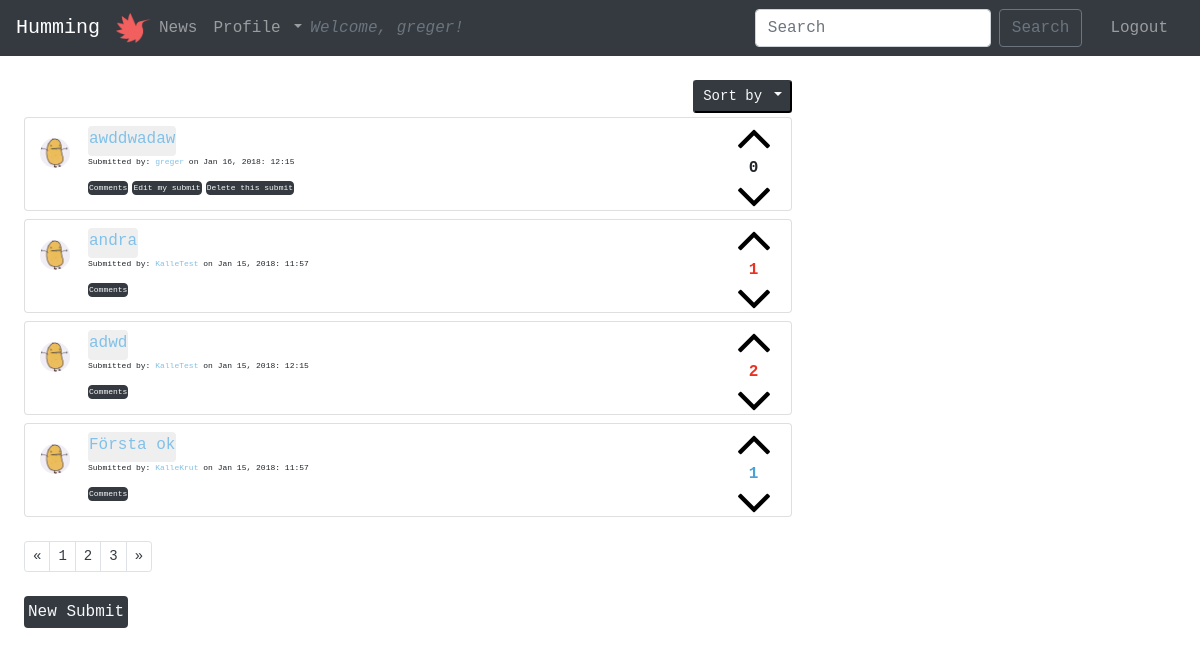
Page /php/sort/alphabetic.php (signed in) on the committed database.
### tables this page shows
CREATE TABLE "users" (
	`userID`	INTEGER PRIMARY KEY AUTOINCREMENT,
	`username`	VARCHAR NOT NULL UNIQUE,
	`email`	VARCHAR NOT NULL UNIQUE,
	`password`	VARCHAR NOT NULL,
	`bio`	VARCHAR,
	`picture`	VARCHAR
);

CREATE TABLE "posts" (
	`title`	TEXT NOT NULL,
	`description`	TEXT NOT NULL,
	`url`	TEXT,
	`postID`	INTEGER NOT NULL PRIMARY KEY AUTOINCREMENT UNIQUE,
	`postdate`	INTEGER,
	`userID`	INTEGER,
	`voteDir`	INTEGER
);

### php/functions.php (called while the page is built, shortened)
<?php
function posts($pdo) {
  $allPosts = "SELECT *
               FROM posts
               LEFT JOIN users
               ON posts.userID=users.userID
               ORDER BY postID DESC";
  $statement = $pdo->prepare($allPosts);
  $statement->execute();
  $resultPosts = $statement->fetchAll(PDO::FETCH_ASSOC);
  return $resultPosts;
}
function postsAlphabetic($pdo) {
  $alphabetic =  "SELECT * FROM posts
                  LEFT JOIN users
                  ON posts.userID=users.userID
                  ORDER BY title DESC";
  $statement = $pdo->prepare($alphabetic);
  $statement->execute();
  $resultAlphabetic = $statement->fetchAll(PDO::FETCH_ASSOC);
  return $resultAlphabetic;
}
function myProfile($pdo) {
  $id = (int)$_SESSION['users']['userID'];
  $getMyProfile = "SELECT * FROM users
                   WHERE userID= :userID";
  $statement = $pdo->prepare($getMyProfile);
  $statement->bindParam(':userID', $id, PDO::PARAM_INT);
  $statement->execute();
  $resultGetMyProfile = $statement->fetchALL(PDO::FETCH_ASSOC);
  return $resultGetMyProfile;
}
function voteSum($pdo, $postID) {
  $voteSum =  "SELECT sum(voteDir)
               AS score
               FROM votes
               WHERE postID= :postID";
  $statement = $pdo->prepare($voteSum);
  $statement->bindParam(':postID', $postID, PDO::PARAM_INT);
  $statement->execute();
  $resultvoteSum = $statement->fetch(PDO::FETCH_ASSOC);
  return $resultvoteSum;
}
function voteDir($pdo, $postID) {
  $userID = $_SESSION['users']['userID'];
  $voteDir =  "SELECT voteDir
               FROM votes
               WHERE postID= :postID
               AND userID= :userID";
  $statement = $pdo->prepare($voteDir);
  $statement->bindParam(':postID', $postID, PDO::PARAM_INT);
  $statement->bindParam(':userID', $userID, PDO::PARAM_INT);
  $statement->execute();
  $resultvoteDir = $statement->fetchAll(PDO::FETCH_ASSOC);
  return $resultvoteDir;
}

### php/sort/alphabetic.php (the view, shortened to what this page needs)
<?php require __DIR__.'/../../viewings/header.php'; ?>
<?php $alphabetics = postsAlphabetic($pdo) ?>
<?php $submits = posts($pdo) ?>
<div class="m-4">
  <div class="col-sm-8 p-0">
    <div class="dropdown float-right mb-1 dropdownSize">
      <button class="btn-sm btn-dark text-light dropdown-toggle" type="button" id="dropdownMenu2" data-toggle="dropdown" aria-haspopup="true" aria-expanded="false">
        Sort by
      </button>
    </div>
  </div>
  <?php foreach($alphabetics as $alphabetic => $value):?>
    <div class="card col-sm-8 mt-2 pr-0">
      <div class="card-body pl-0 pt-1 pb-1">
        <div class="float-right voteFlex mb-1">
          <?php if (isset($_SESSION['users'])): ?>
            <button class="cursorPointer btn btn-link p-0 upvote" type="button" name="upvotes" data-dir="1" value="<?php echo $value['postID'] ?>">
              <img class="upvotes" src="/../../images/up-arrow.png" alt="">
            </button>
          <?php endif; ?>
          <?php $voteSum = voteSum($pdo, $value['postID'])?>
          <?php if (isset($_SESSION['users'])): ?>
            <?php $voteDirs = voteDir($pdo, $value['postID']) ?>
          <?php endif; ?>
          <p class="voteSums m-0 text-center font-weight-bold
          <?php if (isset($_SESSION['users'])) {
            foreach($voteDirs as $voteDir) {
              if ($voteDir['voteDir'] == 1 ) {
                echo "upVoteRed";}
                if ($voteDir['voteDir'] == -1 ) {
                  echo "downVoteBlue";}
                }
              }?>" name="voteSums">
              <?php if ($voteSum['score'] == null): ?>
                <?php echo "0"?>
              <?php else: echo $voteSum['score'] ?>
              <?php endif; ?>
            </p>
            <?php if (isset($_SESSION['users'])): ?>
              <button class="cursorPointer btn btn-link p-0 m-0 downvote" type="button" name="downvotes" data-dir="-1" value="<?php echo $value['postID'] ?>">
                <img class="downvotes" src="/../../images/down-arrow.png" alt="">
              </button>
            <?php endif; ?>
          </div>
          <a href="../allProfiles.php?id=<?php echo $value['userID']?>">
            <img class="float-left profilePicSubs mt-3 mr-3 " src=" <?php if(isset($value['picture'])): ?>
              <?php echo "/../../profileImages/".$value['picture']; ?>
            <?php else: echo "/../../images/potato.jpg"; ?>
            <?php endif; ?>" alt="">
          </a>
          <blockquote class="d-block blockquote mb-0 ml-4 pl-4 mt-1">
            <form class="col-10 text-truncate pl-0" action="../../commentsform.php" method="GET">
              <button class="btn cursorPointer m-0 p-0 pb-1 " type="submit" name="id" value="<?php echo $value['postID'] ?>">
                <p class="m-0 anchor-color"><?php echo $value['title'];?></p>
              </button>
            </form>
            <p class="mb-0 smallfont">
              Submitted by: <a class="anchor-color" href="/php/allProfiles.php?id=<?php echo $value['userID']?>"><?php echo $value['username']?></a> on <?php echo $value['postdate'] ?>
            </p>
          </blockquote>
          <?php if (isset($_SESSION['users'])): ?>
            <div class="d-flex flex-column mt-2 align-bottom">
              <div class="row p-0 ml-5">
                <form action="/commentsform.php" method="GET">
                  <button class="btn btn-dark text-light m-0 p-0 mr-1" type="submit" name="id" value="<?php echo $value['postID'] ?>">
                    <a href="/commentsform.php"><p class="m-0 text-light smallfont">Comments</p></a>
                  </button>
                </form>
                <?php if ($value['userID'] === $_SESSION['users']['userID']): ?>
                  <form action="/editsubmit.php" method="GET">
                    <button class="btn btn-dark text-light m-0 p-0 mr-1" type="submit" name="id" value="<?php echo $value['postID'] ?>">
                      <a href="/editsubmit.php" class="m-0 text-light smallfont"><p class="mb-0">Edit my submit</p></a>
                    </button>
                  </form>
                  <form action="/php/deletePost.php" method="GET">
                    <button class="btn btn-dark text-light m-0 p-0" type="submit" name="id" value="<?php echo $value['postID'] ?>">
                      <a href="/php/deletePost.php?id=<?php echo $value['postID'] ?>" class="m-0 text-light smallfont"><p class="mb-0">Delete this submit</p>
                      </a>
                    </button>
                  </form>
                <?php endif; ?>
              </div>
            </div>
          <?php endif; ?>
        </div>
      </div>
    <?php endforeach; ?>
    <nav>
      <ul class="pagination pagination-sm pt-4">
        <li class="page-item">
          <a class="page-link text-dark" href="#" aria-label="Previous">
            <span aria-hidden="true">&laquo;</span>
          </a>
        </li>
        <li class="page-item"><a class="page-link text-dark" href="#">1</a></li>
        <li class="page-item"><a class="page-link text-dark" href="#">2</a></li>
        <li class="page-item"><a class="page-link text-dark" href="#">3</a></li>
        <li class="page-item">
          <a class="page-link text-dark" href="#" aria-label="Next">
            <span aria-hidden="true">&raquo;</span>
          </a>
        </li>
      </ul>
    </nav>
    <?php if (isset($_SESSION['users'])): ?>
      <ul class="nav nav-pills mb-3 mt-4" id="pills-tab" role="tablist">
        <li class="nav-item">
          <a class="nav-link bg-dark text-light p-1" id="pills-home-tab" data-toggle="pill" href="#pills-home" role="tab" aria-controls="pills-home" aria-selected="true">New Submit</a>
        </li>
      </ul>
    <?php endif; ?>
  </div>

### viewings/navigation.php (shortened to what this page needs)
<nav class="navbar navbar-expand-lg navbar-dark bg-dark">
  <a class="navbar-brand" href="/index.php">Humming</a>
  <img src="../../images/hummingLogo.png" width="35" height="30" class="d-inline-block align-top" alt="">
<div class="collapse navbar-collapse" id="navbarSupportedContent">
  <ul class="navbar-nav ml-auto w-100 justify-content-start">
      <li class="nav-item">
        <a class="nav-link" href="/news.php">News<span class="sr-only">(current)</span></a>
      </li>
      <?php if (isset($_SESSION['users'])):?>
        <li class="nav-item dropdown">
          <a class="nav-link dropdown-toggle" href="#" id="navbarDropdown" role="button" data-toggle="dropdown" aria-haspopup="true" aria-expanded="false">
            Profile
          </a>
        </li>
        <?php $userNames = myProfile($pdo) ?>
        <?php foreach($userNames as $userName): ?>
          <p class="font-italic text-secondary mt-2 mb-0">Welcome, <?php echo $userName['username'];?>!</p>
        <?php endforeach; ?>
      <?php endif; ?>
  </ul>
  <ul class="nav navbar-nav ml-auto w-100 mr-1 justify-content-end">
    <form class="form-inline my-2 my-lg-0">
      <input class="form-control mr-sm-2" type="search" placeholder="Search" aria-label="Search">
      <button class="btn btn-outline-secondary my-2 my-sm-0" type="submit">Search</button>
    </form>
  </ul>
  <?php if (isset($_SESSION['users'])):?>
    <ul class="nav navbar-nav ml-auto w-10 mr-3 pl-4 justify-content-end">
      <div class="clearfix">
        <li class="nav-item float-right">
          <a href="../php/logout.php" class="nav-link p-0">Logout</a>
        </li>
      </div>
    </ul>
  <?php endif; ?>
</div>
</nav>

### style/main.css (style rules this page uses)
html body { height: 100%; width: 100%; }
* { font-family: monospace; }
ul { list-style-type: none; }
a { text-decoration: none; }
.smallfont { font-size: 8px; }
.profilePicSubs { border-radius: 100px; height: 30px; width: 30px; }
.upvote { height: 40px; width: 35px; }
.downvote { height: 40px; width: 35px; }
.cursorPointer { cursor: pointer; }
.anchor-color { color: #81c1e9; }
.voteFlex { height: 80px; display: flex; flex-flow: column nowrap; justify-content: space-between; align-items: center; }
.voteSums { font-size: 16px; display: block; }
.upVoteRed { color: #EB3324; }
.downVoteBlue { color: #4ba0d5; }

### rows in the picture
users: username "greger"
posts: $value['postID'] 8 (drawn), shows "0", userID.picture (picture), title "awddwadaw", userID.username "greger", postdate "Jan 16, 2018: 12:15"
posts: $value['postID'] 2 (drawn), score "1", title "andra", userID.username "KalleTest", postdate "Jan 15, 2018: 11:57"
posts: $value['postID'] 3 (drawn), score "2", title "adwd", userID.username "KalleTest", postdate "Jan 15, 2018: 12:15"
posts: score "1", title "Första ok", userID.username "KalleKrut", postdate "Jan 15, 2018: 11:57"
